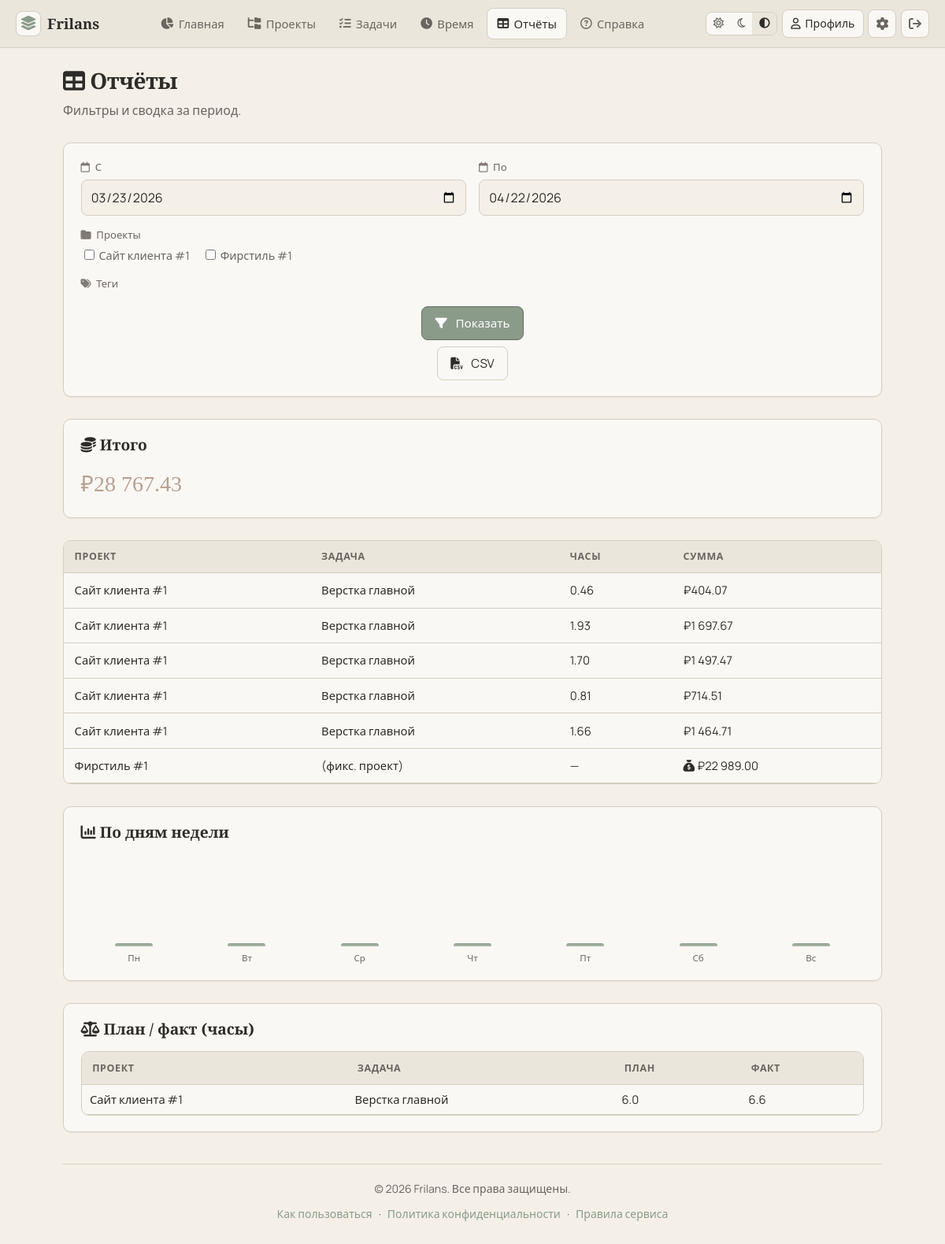
Screenshot of /reports (signed in) with the database file from the repository.
### app/models.py (models this page shows)
class Project(Base):
    __tablename__ = "projects"
    id: Mapped[int] = mapped_column(Integer, primary_key=True, autoincrement=True)
    user_id: Mapped[int] = mapped_column(ForeignKey("users.id", ondelete="CASCADE"), index=True)
    name: Mapped[str] = mapped_column(String(255))
    description: Mapped[str] = mapped_column(Text, default="")
    payment_type: Mapped[str] = mapped_column(String(16), default=PaymentType.hourly.value)
    hourly_rate: Mapped[float | None] = mapped_column(Float, nullable=True)
    fixed_amount: Mapped[float | None] = mapped_column(Float, nullable=True)
    client_name: Mapped[str] = mapped_column(String(255), default="")
    status: Mapped[str] = mapped_column(String(32), default=ProjectStatus.active.value)
    completed_at: Mapped[datetime | None] = mapped_column(DateTime, nullable=True)
    earned_total_snapshot: Mapped[float | None] = mapped_column(Float, nullable=True)
    user: Mapped["User"] = relationship(back_populates="projects")
    tasks: Mapped[list["Task"]] = relationship(back_populates="project", cascade="all, delete-orphan")

class User(Base):
    __tablename__ = "users"
    id: Mapped[int] = mapped_column(Integer, primary_key=True, autoincrement=True)
    email: Mapped[str] = mapped_column(String(255), unique=True, index=True)
    hashed_password: Mapped[str] = mapped_column(String(255))
    email_verified: Mapped[bool] = mapped_column(Boolean, default=False)
    verification_token: Mapped[str | None] = mapped_column(String(64), nullable=True, index=True)
    verification_expires_at: Mapped[datetime | None] = mapped_column(DateTime, nullable=True)
    currency: Mapped[str] = mapped_column(String(8), default="RUB")
    date_format: Mapped[str] = mapped_column(String(32), default="DD.MM.YYYY")
    theme: Mapped[str] = mapped_column(String(16), default=ThemePreference.system.value)
    is_admin: Mapped[bool] = mapped_column(Boolean, default=False)
    is_blocked: Mapped[bool] = mapped_column(Boolean, default=False)
    created_at: Mapped[datetime] = mapped_column(DateTime, default=datetime.utcnow)
    projects: Mapped[list["Project"]] = relationship(back_populates="user", cascade="all, delete-orphan")
    tags: Mapped[list["Tag"]] = relationship(back_populates="user", cascade="all, delete-orphan")

class TimeEntry(Base):
    __tablename__ = "time_entries"
    id: Mapped[int] = mapped_column(Integer, primary_key=True, autoincrement=True)
    task_id: Mapped[int] = mapped_column(ForeignKey("tasks.id", ondelete="CASCADE"), index=True)
    work_date: Mapped[date] = mapped_column(Date, index=True)
    duration_minutes: Mapped[int] = mapped_column(Integer)
    duration_seconds: Mapped[int | None] = mapped_column(Integer, nullable=True)
    source: Mapped[str] = mapped_column(String(16), default=TimeSource.manual.value)
    comment: Mapped[str] = mapped_column(Text, default="")
    created_at: Mapped[datetime] = mapped_column(DateTime, default=datetime.utcnow)
    task: Mapped["Task"] = relationship(back_populates="time_entries")

class Task(Base):
    __tablename__ = "tasks"
    id: Mapped[int] = mapped_column(Integer, primary_key=True, autoincrement=True)
    project_id: Mapped[int] = mapped_column(ForeignKey("projects.id", ondelete="CASCADE"), index=True)
    title: Mapped[str] = mapped_column(String(500))
    status: Mapped[str] = mapped_column(String(32), default=TaskStatus.open.value)
    priority: Mapped[str] = mapped_column(String(16), default=TaskPriority.medium.value)
    deadline: Mapped[date | None] = mapped_column(Date, nullable=True)
    estimated_hours: Mapped[float | None] = mapped_column(Float, nullable=True)
    project: Mapped["Project"] = relationship(back_populates="tasks")
    time_entries: Mapped[list["TimeEntry"]] = relationship(back_populates="task", cascade="all, delete-orphan")
    subtasks: Mapped[list["Subtask"]] = relationship(back_populates="task", cascade="all, delete-orphan")
    tags: Mapped[list["Tag"]] = relationship(secondary=task_tags, back_populates="tasks")

### app/main.py (the view)
@app.get("/reports", response_class=HTMLResponse)
async def reports_page(
    request: Request,
    db: Annotated[Session, Depends(get_db)],
    date_from: Annotated[date | None, Query(alias="from")] = None,
    date_to: Annotated[date | None, Query(alias="to")] = None,
    project_ids: Annotated[list[int] | None, Query()] = None,
    tag_ids: Annotated[list[int] | None, Query()] = None,
):
    user = require_user(request, db)
    today = date.today()
    if not date_from:
        date_from = today - timedelta(days=30)
    if not date_to:
        date_to = today
    entries = (
        db.execute(
            select(TimeEntry)
            .join(Task)
            .join(Project)
            .where(
                Project.user_id == user.id,
                TimeEntry.work_date >= date_from,
                TimeEntry.work_date <= date_to,
            )
            .options(joinedload(TimeEntry.task).joinedload(Task.project), joinedload(TimeEntry.task).joinedload(Task.tags))
        )
        .scalars()
        .unique()
        .all()
    )
    if project_ids:
        entries = [e for e in entries if e.task.project_id in project_ids]
    if tag_ids:
        entries = [e for e in entries if any(tg.id in tag_ids for tg in e.task.tags)]
    rows = []
    total = Decimal("0")
    for e in entries:
        proj = e.task.project
        amt = entry_earnings_for_display(proj, entry_duration_seconds(e))
        hours = float(entry_hours(e))
        rows.append(
            {
                "project": proj.name,
                "task": e.task.title,
                "hours": hours,
                "amount": amt,
                "payment_type": proj.payment_type,
            }
        )
        total += amt
    fixed_projects = (
        db.execute(
            select(Project).where(
                Project.user_id == user.id,
                Project.payment_type == PaymentType.fixed.value,
                Project.status == ProjectStatus.completed.value,
                Project.completed_at.isnot(None),
            )
        )
        .scalars()
        .all()
    )
    for p in fixed_projects:
        if not p.completed_at:
            continue
        cday = p.completed_at.date()
        if date_from <= cday <= date_to:
            if project_ids and p.id not in project_ids:
                continue
            amt = Decimal(str(p.fixed_amount or 0))
            rows.append(
                {
                    "project": p.name,
                    "task": "(фикс. проект)",
                    "hours": None,
                    "amount": amt,
                    "payment_type": PaymentType.fixed.value,
                }
            )
            total += amt
    by_weekday: dict[int, Decimal] = defaultdict(lambda: Decimal("0"))
    _, daily = earnings_for_period(db, user.id, date_from, date_to)
    for d, v in daily.items():
        by_weekday[d.weekday()] += v
    projects = db.execute(select(Project).where(Project.user_id == user.id).order_by(Project.name)).scalars().all()
    tags = db.execute(select(Tag).where(Tag.user_id == user.id).order_by(Tag.name)).scalars().all()
    plan_fact = []
    for t in (
        db.execute(
            select(Task)
            .join(Project)
            .where(Project.user_id == user.id)
            .options(joinedload(Task.project))
        )
        .scalars()
        .unique()
        .all()
    ):
        if not t.estimated_hours:
            continue
        spent = db.scalar(select(func.coalesce(func.sum(TimeEntry.duration_minutes), 0)).where(TimeEntry.task_id == t.id)) or 0
        plan_fact.append(
            {
                "task": t.title,
                "project": t.project.name,
                "planned": t.estimated_hours,
                "actual_hours": spent / 60.0,
            }
        )
    wd_vals = list(by_weekday.values())
    weekday_bar_max = max(wd_vals) if wd_vals else Decimal("0")
    return templates.TemplateResponse(
        "reports.html",
        {
            "request": request,
            "user": user,
            "rows": rows,
            "total": total,
            "date_from": date_from,
            "date_to": date_to,
            "project_ids": project_ids or [],
            "tag_ids": tag_ids or [],
            "projects": projects,
            "tags": tags,
            "by_weekday": dict(by_weekday),
            "weekday_bar_max": weekday_bar_max,
            "plan_fact": plan_fact[:30],
            "flash": pop_flash(request),
            "title": "Отчёты",
            "nav": "reports",
            "PaymentType": PaymentType,
        },
    )

### templates/reports.html (shortened to what this page needs)
{% extends "base.html" %}
{% block content %}
<div class="reports-page">
<div class="page-head">
  <h1 class="h1"><i class="fa-solid fa-table" aria-hidden="true"></i> Отчёты</h1>
  <p class="lede muted">Фильтры и сводка за период.</p>
</div>
<form method="get" action="/reports" class="card form-grid form-grid--2">
  <label class="field"><span class="field__label"><i class="fa-regular fa-calendar" aria-hidden="true"></i> С</span>
    <input type="date" name="from" class="input" value="{{ date_from.isoformat() }}">
  </label>
  <label class="field"><span class="field__label"><i class="fa-regular fa-calendar" aria-hidden="true"></i> По</span>
    <input type="date" name="to" class="input" value="{{ date_to.isoformat() }}">
  </label>
  <div class="field field--full">
    <span class="field__label"><i class="fa-solid fa-folder" aria-hidden="true"></i> Проекты</span>
    <div class="chk-group">
      {% for pr in projects %}
      <label class="chk"><input type="checkbox" name="project_ids" value="{{ pr.id }}" {% if pr.id in project_ids %}checked{% endif %}> {{ pr.name }}</label>
      {% endfor %}
    </div>
  </div>
  <div class="field field--full">
    <span class="field__label"><i class="fa-solid fa-tags" aria-hidden="true"></i> Теги</span>
  </div>
  <div class="field field--full actions-row">
    <button type="submit" class="btn btn--primary"><i class="fa-solid fa-filter" aria-hidden="true"></i> Показать</button>
    <a href="/reports/export.csv?from={{ date_from.isoformat() }}&to={{ date_to.isoformat() }}" class="btn btn--ghost"><i class="fa-solid fa-file-csv" aria-hidden="true"></i> CSV</a>
  </div>
</form>
<section class="card">
  <h2 class="h2"><i class="fa-solid fa-coins" aria-hidden="true"></i> Итого</h2>
  <p class="report-total">{{ format_money(total, user.currency) }}</p>
</section>
<div class="table-wrap">
  <table class="data-table">
    <thead>
      <tr>
        <th>Проект</th>
        <th>Задача</th>
        <th>Часы</th>
        <th>Сумма</th>
      </tr>
    </thead>
    <tbody>
      {% for r in rows %}
      <tr>
        <td>{{ r.project }}</td>
        <td>{{ r.task }}</td>
        <td>{% if r.hours is not none %}{{ '%.2f'|format(r.hours) }}{% else %}—{% endif %}</td>
        <td>{% if r.payment_type == PaymentType.fixed.value %}<i class="fa-solid fa-sack-dollar" aria-hidden="true"></i>{% endif %} {{ format_money(r.amount, user.currency) }}</td>
      </tr>
      {% else %}
      <tr><td colspan="4" class="muted">Нет строк за выбранный период.</td></tr>
      {% endfor %}
    </tbody>
  </table>
</div>
<section class="card">
  <h2 class="h2"><i class="fa-solid fa-chart-column" aria-hidden="true"></i> По дням недели</h2>
  <div class="bar-chart" role="img" aria-label="Сумма по дням недели">
    {% set labels = ['Пн','Вт','Ср','Чт','Пт','Сб','Вс'] %}
    {% for i in range(7) %}
    <div class="bar-chart__col">
      <div class="bar-chart__bar" style="height: {% if weekday_bar_max > 0 %}{{ ((by_weekday.get(i, 0) / weekday_bar_max) * 100)|round(1) }}{% else %}0{% endif %}%"></div>
      <span class="bar-chart__label">{{ labels[i] }}</span>
    </div>
    {% endfor %}
  </div>
</section>
<section class="card">
  <h2 class="h2"><i class="fa-solid fa-scale-balanced" aria-hidden="true"></i> План / факт (часы)</h2>
  <div class="table-wrap">
    <table class="data-table data-table--compact">
      <thead><tr><th>Проект</th><th>Задача</th><th>План</th><th>Факт</th></tr></thead>
      <tbody>
        {% for pf in plan_fact %}
        <tr>
          <td>{{ pf.project }}</td>
          <td>{{ pf.task }}</td>
          <td>{{ '%.1f'|format(pf.planned) }}</td>
          <td>{{ '%.1f'|format(pf.actual_hours) }}</td>
        </tr>
        {% else %}
        <tr><td colspan="4" class="muted">Нет оценок у задач.</td></tr>
        {% endfor %}
      </tbody>
    </table>
  </div>
</section>
</div>
{% endblock %}

### static/css/app.css (style rules this page uses)
:root { color-scheme: light; --font-sans: "Manrope", system-ui, sans-serif; --font-serif: "Spectral", Georgia, serif; --paper: #f4f0e8; --paper2: #ebe6dc; --ink: #2e2c28; --muted: #6b6560; --line: #d4cdc2; --accent: #8b9b8a; --accent2: #b89f91; --warn: #c9a66b; --danger: #b57373; --card: #faf8f4; --shadow: rgba(46, 44, 40, 0.06); --radius: 10px; --ease: cubic-bezier(0.33, 1, 0.68, 1); }
@media (prefers-color-scheme: light) { [data-theme="system"] { color-scheme: light; } }
*, *::before, *::after { box-sizing: border-box; }
html { scroll-behavior: smooth; }
body { margin: 0; font-family: var(--font-sans); font-size: 1rem; line-height: 1.55; color: var(--ink); background: var(--paper); min-height: 100vh; text-rendering: optimizeLegibility; -webkit-font-smoothing: antialiased; }
.h1, .h2, .h3 { font-family: var(--font-serif); font-weight: 600; line-height: 1.25; margin: 0 0 0.5rem; }
.h1 { font-size: 1.75rem; letter-spacing: -0.02em; }
.h2 { font-size: 1.2rem; margin-bottom: 1rem; }
.lede { font-size: 1rem; margin: 0; }
.muted { color: var(--muted); }
.auth-links i, .field__label i, .btn i, .top-nav__link i, .user-chip i, .icon-btn i { margin-right: 0.28rem; }
.page-head { margin-bottom: 1.5rem; }
.card { background: var(--card); border: 1px solid var(--line); border-radius: var(--radius); padding: 1.25rem 1.35rem; margin-bottom: 1.25rem; box-shadow: 0 1px 2px var(--shadow); }
.form-grid { display: grid; gap: 0.85rem 1rem; }
.form-grid--2 { grid-template-columns: repeat(2, 1fr); }
.field--full { grid-column: 1 / -1; }
.field { display: flex; flex-direction: column; gap: 0.35rem; }
.field__label { font-size: 0.82rem; color: var(--muted); }
.field__label i { margin-right: 0.25rem; opacity: 0.85; }
.input { font: inherit; padding: 0.55rem 0.7rem; min-height: 2.75rem; border: 1px solid var(--line); border-radius: 8px; background: var(--paper); color: var(--ink); }
.btn { display: inline-flex; align-items: center; justify-content: center; gap: 0.4rem; padding: 0.55rem 1rem; font: inherit; font-size: 0.95rem; border-radius: 8px; border: 1px solid transparent; cursor: pointer; text-decoration: none; transition: background 0.2s, border-color 0.2s, color 0.2s; }
.btn--primary { background: var(--accent); color: #fff; border-color: color-mix(in srgb, var(--accent) 70%, #000); }
.btn--ghost { background: transparent; border-color: var(--line); color: var(--ink); }
.actions-row { display: flex; flex-wrap: wrap; gap: 0.5rem; align-items: center; }
.table-wrap { overflow-x: auto; border: 1px solid var(--line); border-radius: var(--radius); background: var(--card); }
.data-table { width: 100%; border-collapse: collapse; font-size: 0.92rem; }
.data-table th, .data-table td { padding: 0.65rem 0.85rem; text-align: left; border-bottom: 1px solid var(--line); }
.data-table th { font-size: 0.78rem; text-transform: uppercase; letter-spacing: 0.05em; color: var(--muted); background: var(--paper2); }
.data-table--compact td { padding: 0.45rem 0.65rem; }
.report-total { font-family: var(--font-serif); font-size: 1.75rem; margin: 0; color: var(--accent2); }
.bar-chart { display: flex; align-items: flex-end; gap: 0.5rem; height: 140px; padding-top: 0.5rem; }
.bar-chart__col { flex: 1; display: flex; flex-direction: column; align-items: center; gap: 0.35rem; }
.bar-chart__bar { width: 100%; max-width: 48px; background: linear-gradient(180deg, var(--accent), color-mix(in srgb, var(--accent) 60%, var(--paper))); border-radius: 6px 6px 2px 2px; min-height: 4px; transition: height 0.4s var(--ease); }
.bar-chart__label { font-size: 0.72rem; color: var(--muted); }
.chk-group { display: flex; flex-wrap: wrap; gap: 0.5rem 1rem; }
.chk { font-size: 0.9rem; color: var(--muted); }
.reports-page > * + * { margin-top: 1.75rem; }
.reports-page .card { margin-bottom: 0; }

### rows the page displays
Project: name "Сайт клиента #1"
Project: name "Фирстиль #1", project "Фирстиль #1", task "(фикс. проект)"
User: currency "₽28 767.43", currency "₽404.07", currency "₽1 697.67", currency "₽1 497.47", currency "₽714.51", currency "₽1 464.71", currency "₽22 989.00", email_verified True (drawn)
TimeEntry: project "Сайт клиента #1", task "Верстка главной", hours "0.46", hours "1.93", hours "1.70", hours "0.81", hours "1.66", actual_hours "6.6"
Task: planned "6.0"

### other values shown
{{ labels[i] }} "Пн" "Вт" "Ср" "Чт" "Пт" "Сб" "Вс"
